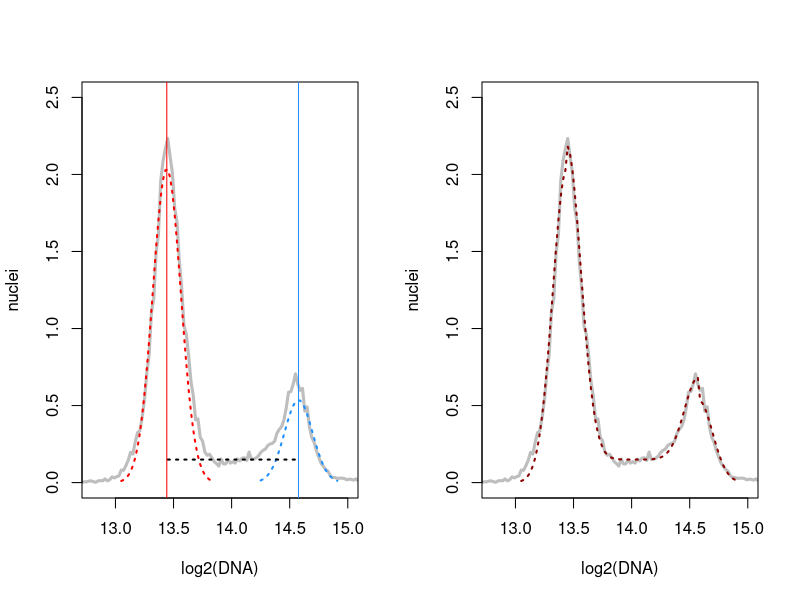

Generate this figure with R:
library(Cairo)

params = read.table('data/cycleParams.csv',sep=',',header=T)
data   = read.table('data/log2DNA.csv',sep=',',header=T)

attach(params)


CairoSVG('cycleFit.svg',width=6,height=3)

par(mfrow=c(1,2))


s2p   = 1/sqrt(2*pi)
minFreq = .01

xlims = c(12.8,15)
ylims = c(0,2.5)

x=data$x
y=data$y

# SHOW EACH PIECE
plot( x, y, type='l',xlim=xlims, ylim=ylims,lwd=3,
      xlab='log2(DNA)',ylab='nuclei', col='gray')

G1.y = weight.1*s2p*(1/sd.1)*exp(-(x-mean.1)^2/(2*sd.1^2))
lines( x[G1.y>minFreq], G1.y[G1.y>minFreq], col='red',lty=3,lwd=2)

G2.y = weight.2*s2p*(1/sd.2)*exp(-(x-mean.2)^2/(2*sd.1^2))
lines( x[G2.y>minFreq], G2.y[G2.y>minFreq], col='dodgerblue',lty=3,lwd=2)

S.y  = (x>mean.1 & x<(mean.2))*v
lines( x[S.y>minFreq], S.y[S.y>minFreq], col='black',lty=3,lwd=2)

abline( v=mean.1, col='red' )
abline( v=mean.2, col='dodgerblue')


# COMBINED
plot( x, y, type='l', xlim=xlims, ylim=ylims,lwd=3,
      xlab='log2(DNA)',ylab='nuclei', col='gray')
all.y = G1.y + G2.y + S.y
lines( x[all.y>minFreq],all.y[all.y>minFreq], col='darkred',lty=3,lwd=2)

dev.off()
